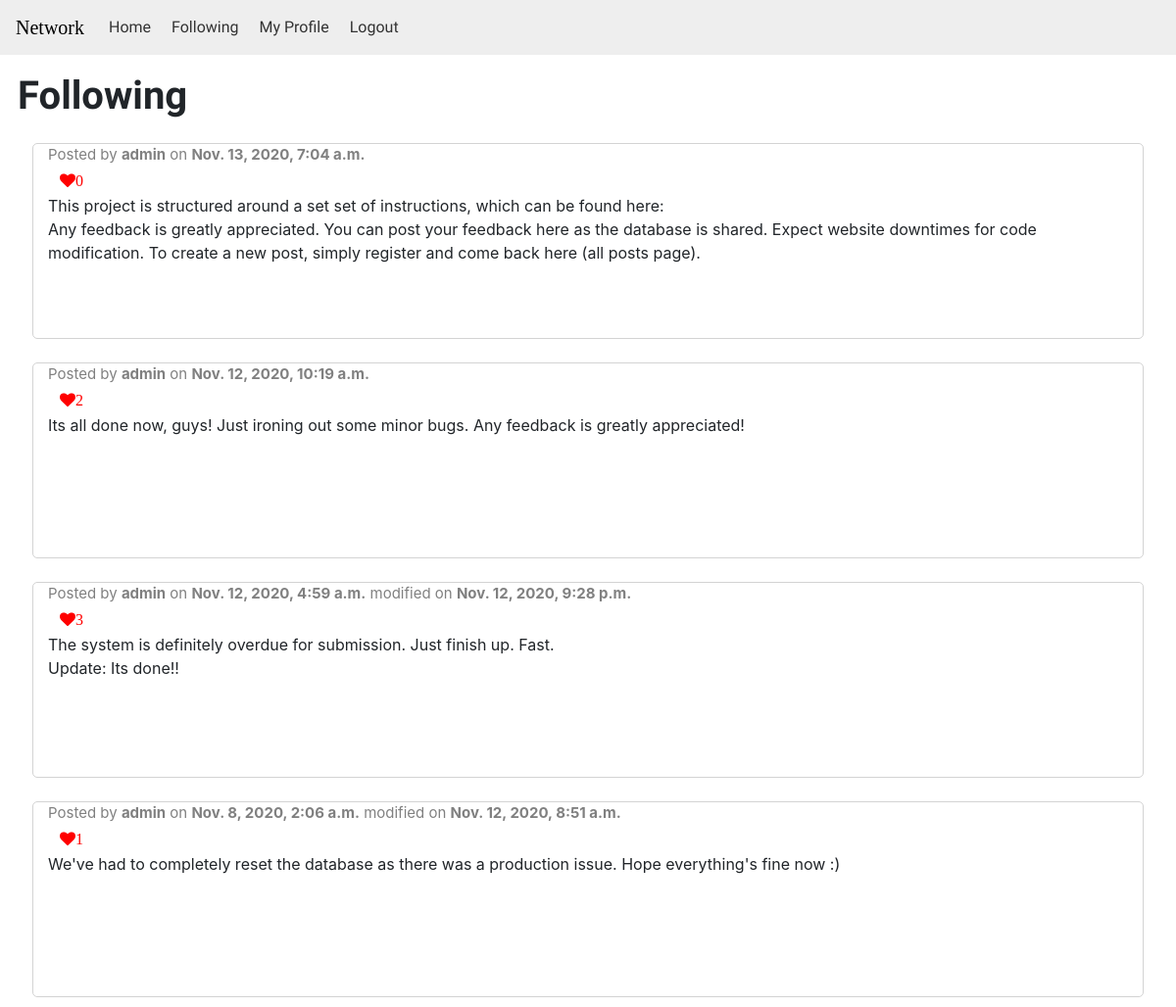
/following/ (signed in), run on an earlier commit of the app's database.
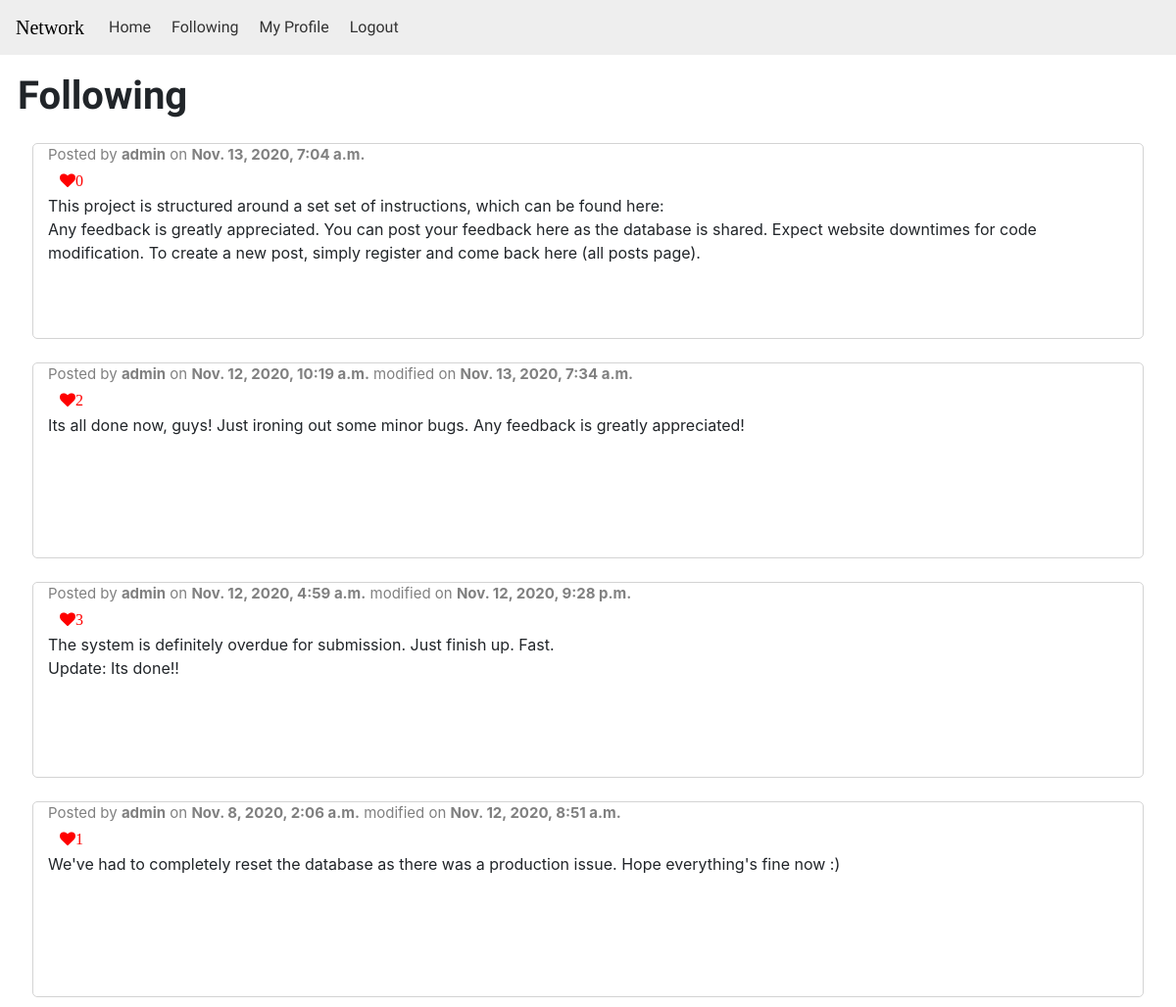
And on a later commit of the database.
### network/models.py (models this page shows)
class Posts(models.Model):
    user = models.ForeignKey(User, on_delete=models.CASCADE)
    content = models.TextField()
    likes = models.IntegerField(default=0)
    timestamp = models.DateTimeField(auto_now_add=True, editable=False)
    modified = models.DateTimeField(default=None, null=True)
    class Meta:
        ordering = ['-id']
        verbose_name_plural = 'Posts'

class User(AbstractUser):
    pass

### network/views.py (the view)
# urls.py: path('following/', views.following, name='following'),
def following(request):
    if request.user.is_authenticated:
        followers = Following.objects.filter(follower=request.user)
        allPosts = Posts.objects.all()
        posts = []
        for post in allPosts:
            for person in followers:
                if post.user == person.following:
                    posts.append(post)
        return render(request, 'network/following.html', {
            'posts': posts
        })
    else:
        return redirect('index')

### network/templates/network/following.html (shortened to what this page needs)
{% extends "network/layout.html" %}
{% block body %}
    <h1>Following</h1>
    {% for post in posts %}
        <div class="container-fluid mt-4">
            <div class="general-row">
                <div class="col">
                    {% if post.modified %}
                        <p class="username">Posted by <a class="username" href="{% url 'profile' post.user.username %}"><strong>{{ post.user.username }}</strong></a> on <strong>{{ post.timestamp }}</strong> modified on <strong>{{ post.modified }}</strong></p>
                    {% else %}
                        <p class="username">Posted by <a class="username" href="{% url 'profile' post.user.username %}"><strong>{{ post.user.username }}</strong></a> on <strong>{{ post.timestamp }}</strong></p>
                    {% endif %}
                    <div class="links ">
                        {% if user.is_authenticated %}
                            <button data-id="{{ post.id }}" class="btn btn-default like-button shadow-none fa fa-heart" style="color: red;">{{ post.likes }}</button>
                        {% endif %}
                    </div>
                    <div class="post-body" style="white-space: pre-wrap;">{{ post.content }}</div>
                </div>
            </div>
        </div>
    {% empty %}
        <h2 class="pl-3">Either you don't follow anyone or your follower(s) haven't posted anything.</h2>
    {% endfor %}
{% endblock body %}

What changed in the data, as far as the page shows it:
changed Posts: modified (not shown) → "Nov. 13, 2020, 7:34 a.m."
